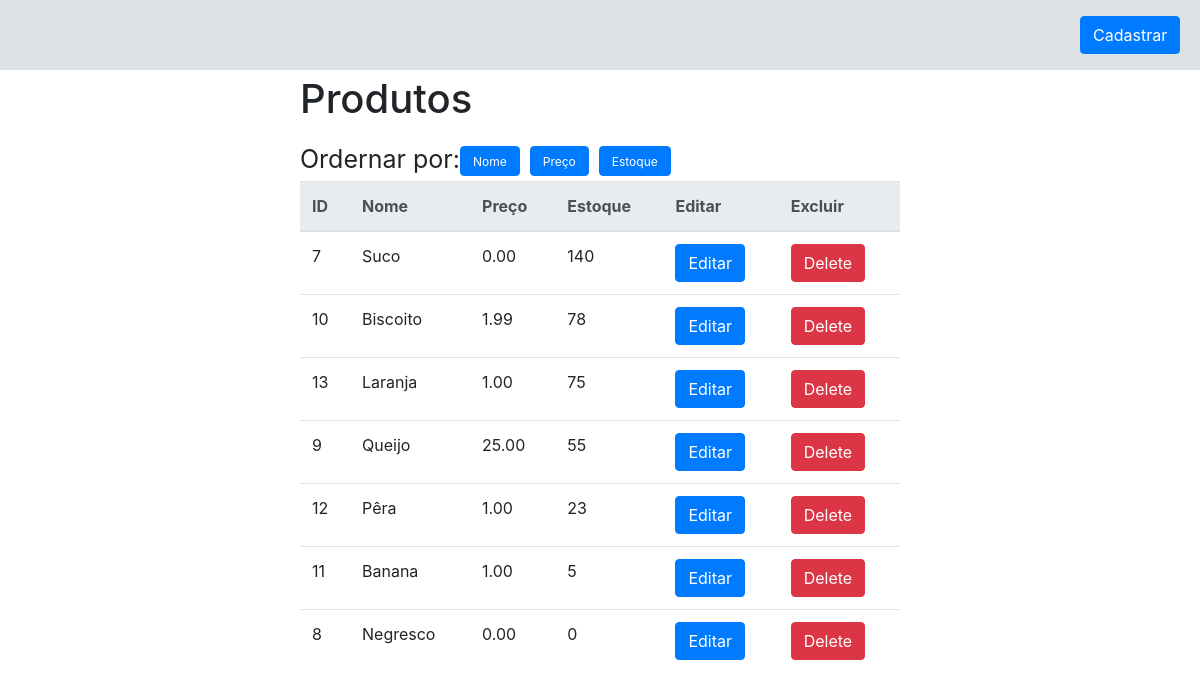
Screenshot of /order_stock/ (signed in) with the database file from the repository.
### app/models.py (models this page shows)
class Product(models.Model):
    name = models.CharField("Nome", max_length=15)
    price = models.DecimalField("Preço", decimal_places=2, max_digits=10)
    stock = models.IntegerField("Estoque")
    def __str__(self):
        return self.name

### app/views.py (the view)
# urls.py: url(r'^order_stock/', order_product_stock_view, name='order_stock'),
def order_product_stock_view(request):
    queryset = Product.objects.order_by('stock').reverse()
    context = {
        'products': queryset
    }
    print context
    return render(request, 'products.html', context)

### app/templates/products.html (shortened to what this page needs)
{% load static %}
<!DOCTYPE html>
<html lang="en">
<head>
    <link rel="stylesheet" href="https://stackpath.bootstrapcdn.com/bootstrap/4.1.3/css/bootstrap.min.css">
    <link rel="stylesheet" href="{% static 'css/products.css' %}">
    <link rel="stylesheet" href="https://use.fontawesome.com/releases/v5.7.0/css/all.css">
</head>
<body>
  {% if user.is_authenticated %}
  <header class="header">
      <button id="registerbutton" type="button" class="btn btn-primary" data-toggle="modal" data-target="#createProductModal" data-whatever="">Cadastrar</button>
  </header>
  <main>
  <h1>Produtos</h1>
  <div class="order">
      <span id="labelOrder">Ordernar por: </span>
      <a href="{% url 'order_name' %}"><button id="name" class="btn btn-primary" onclick="orderByName()">Nome</button></a>
      <a href="{% url 'order_price' %}"><button id="price" class="btn btn-primary">Preço</button></a>
      <a href="{% url 'order_stock' %}"><button id="stock" class="btn btn-primary">Estoque</button></a>
  </div>
    <table class="table">
        <thead class="thead-light">
            <tr>
                <th scope="col">ID</th>
                <th scope="col">Nome</th>
                <th scope="col">Preço</th>
                <th scope="col">Estoque</th>
                <th scope="col">Editar</th>
                <th scope="col">Excluir</th>
            </tr>
        </thead>
        <tbody>
        {% for product in products %}
            <tr>
                <td>{{ product.id }}</td>
                <td>{{ product.name }}</td>
                <td>{{ product.price }}</td>
                <td>{{ product.stock }}</td>
                <td>
                    <button type="button" class="btn btn-primary" data-toggle="modal" data-target="#editProductModal{{ product.pk }}" data-whatever="{{ product.pk }}">Editar</button>
                </td>
                <td>
                    <a href="{% url 'del' product.pk %}">
                        <button class="btn btn-danger">Delete</button>
                    </a>
                </td>
            </tr>
            {% endfor %}
        </tbody>
    </table>
  </main>
  {% else %}
        <h2 style="padding-left: 15%; margin-top: 20%;">Você não está logado. Faça login para visualizar a página.</h2>
        <a style="margin-left: 45%;" class="btn btn-primary" href="{% url 'login' %}">Login</a>
  {% endif %}
</body>
</html>

### app/static/css/products.css (style rules this page uses)
.header { width: 100%; height: 70px; background: rgba(189, 195, 199, 0.5); display: flex; }
#registerbutton { align-self: center; margin-left: 90%; }
h1 { padding-top: 5px; margin-left: 25%; }
.table { margin-top: 30px; width: 50%; margin-left: 25%; }
.order { width: 100%; height: 20px; display: flex; padding-left: 25%; }
#name { align-self: center; margin-top: 15px; font-size: 12px; height: 30px; }
#labelOrder { margin-top: 10px; font-size: 25px; }
#price { align-self: center; margin-left: 10px; margin-top: 15px; font-size: 12px; height: 30px; }
#stock { align-self: center; margin-left: 10px; margin-top: 15px; font-size: 12px; height: 30px; }
a { margin-bottom: 5px; }

### rows the page displays
Product: id "7", name "Suco", price "0.00", stock "140"
Product: id "10", name "Biscoito", price "1.99", stock "78"
Product: id "13", name "Laranja", price "1.00", stock "75"
Product: id "9", name "Queijo", price "25.00", stock "55"
Product: id "12", name "Pêra", price "1.00", stock "23"
Product: id "11", name "Banana", price "1.00", stock "5"
Product: id "8", name "Negresco", price "0.00", stock "0"
